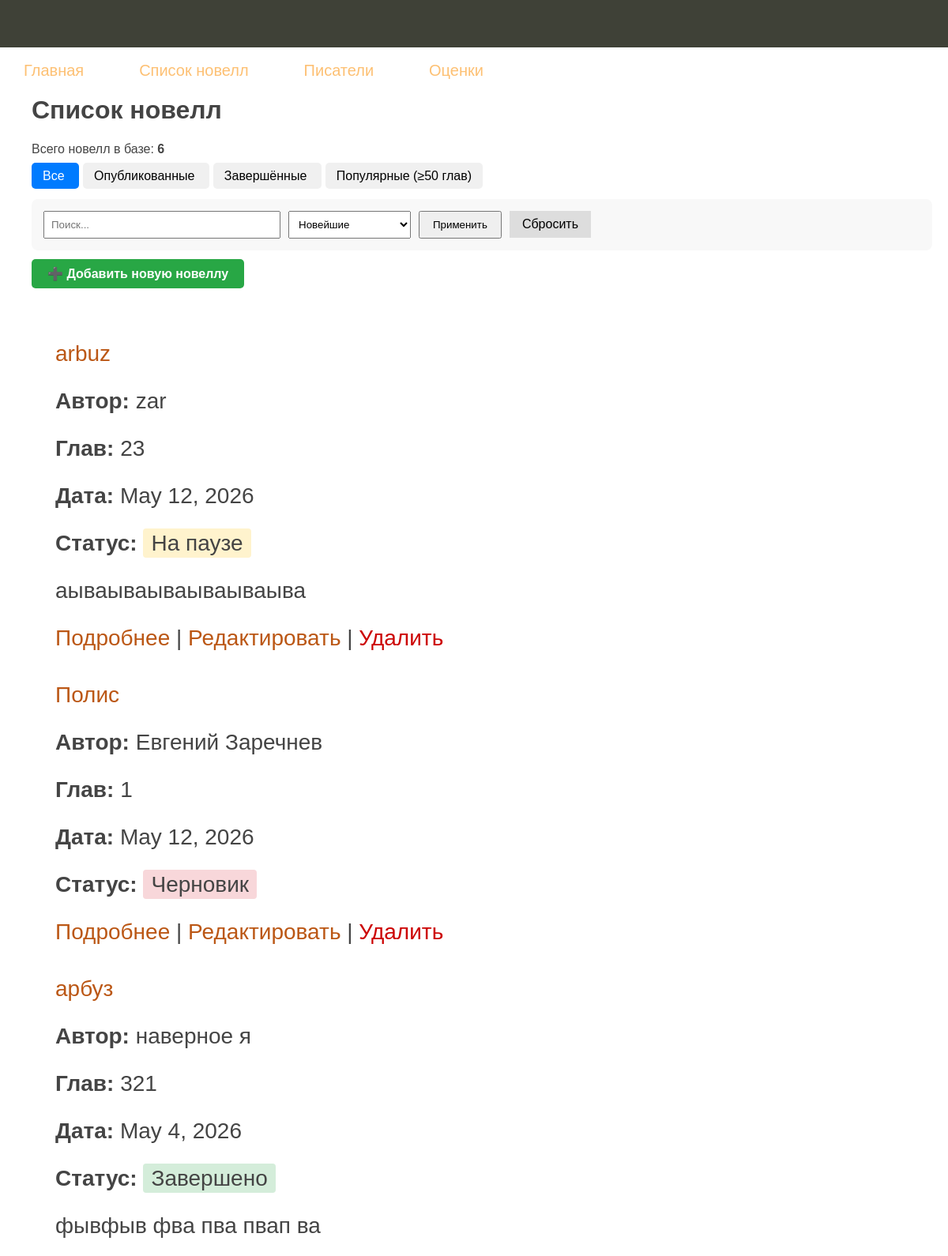
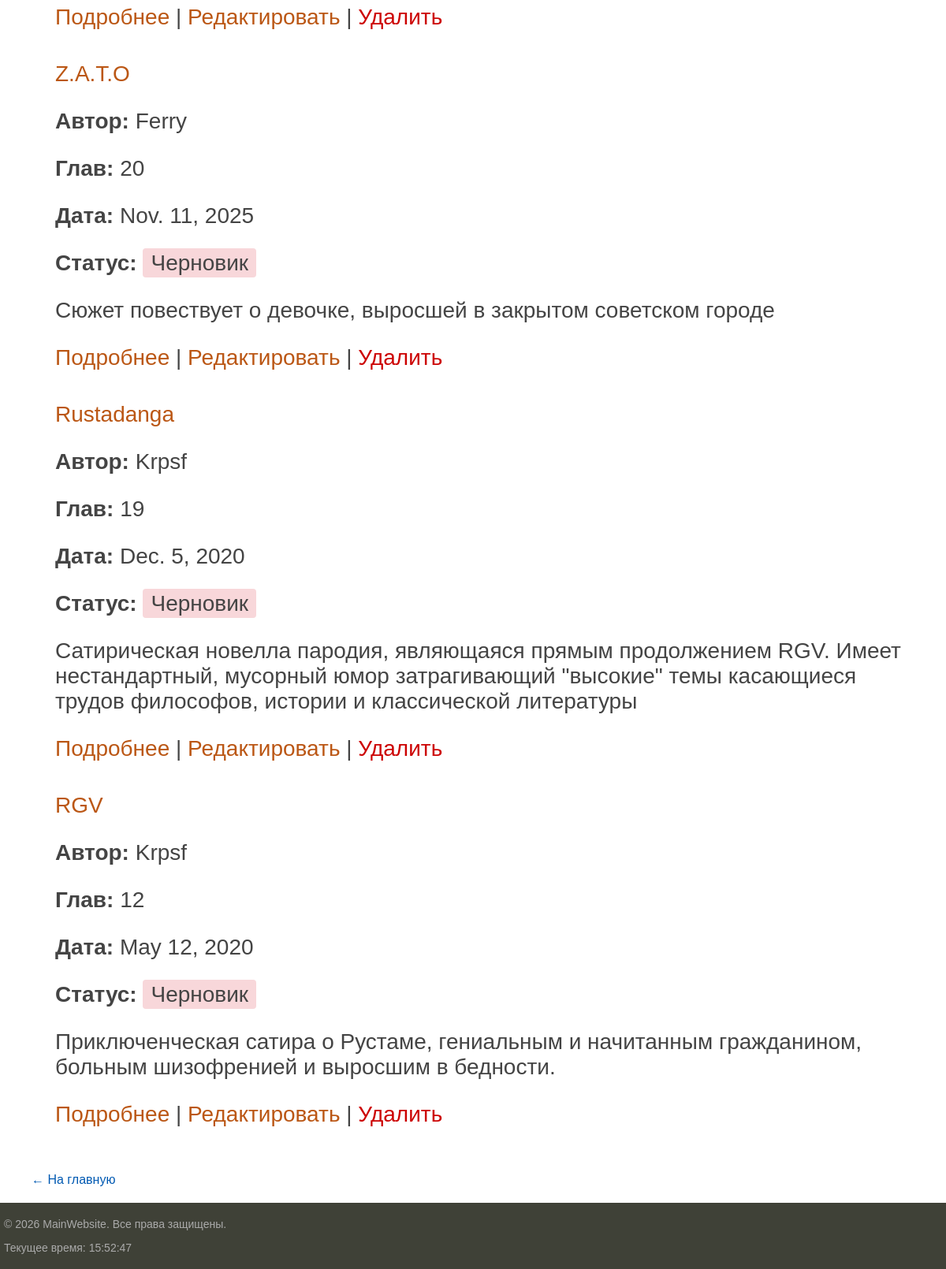
The page /novels/ on the database its author committed (2 pictures, top to bottom).
### novel/models.py (models this page shows, shortened)
class Novel(models.Model):
    title = models.CharField(
        max_length=200,
        verbose_name="Название новеллы"
    )
    author = models.CharField(
        max_length=100,
        verbose_name="Автор"
    )
    published_date = models.DateField(
        default=timezone.now,
        verbose_name="Дата публикации"
    )
    chapters_count = models.PositiveIntegerField(
        default=1,
        verbose_name="Количество глав"
    )
    description = models.TextField(
        blank=True,
        null=True,
        verbose_name="Описание"
    )
    slug = models.SlugField(
        max_length=250,
        unique=True,
        blank=True,
        null=True,
        verbose_name="Slug (URL)"
    )
    status = models.CharField(
        max_length=20,
        choices=NovelStatus.choices,
        default=NovelStatus.DRAFT,
        verbose_name="Статус"
    )
    created_at = models.DateTimeField(auto_now_add=True)
    updated_at = models.DateTimeField(auto_now=True)
    objects = NovelManager()  # теперь Novel.objects — это наш менеджер
    all_objects = models.Manager()  # оригинальный менеджер (если понадобится)
    class Meta:
        verbose_name = "Новелла"
        verbose_name_plural = "Новеллы"
        ordering = ['-published_date', 'title']
    def get_status_display(self):
        return dict(NovelStatus.choices).get(self.status, self.status)

### novel/views.py (the view)
# urls.py: path('novels/', views.novel_list, name='novel_list'),
def novel_list(request):
    query = request.GET.get('q', '')
    sort_by = request.GET.get('sort', '-published_date')
    filter_type = request.GET.get('filter', 'all')  # новый параметр
    if filter_type == 'published':
        novels = Novel.objects.published()
    elif filter_type == 'completed':
        novels = Novel.objects.completed()
    elif filter_type == 'popular':
        novels = Novel.objects.popular()
    else:
        novels = Novel.objects.all()
    if query:
        novels = novels.search(query)  # используем метод search из менеджера
    valid_sorts = ['published_date', 'title', 'author', 'chapters_count', 'status',
                   '-published_date', '-title', '-author', '-chapters_count', '-status']
    if sort_by in valid_sorts:
        novels = novels.order_by(sort_by)
    else:
        novels = novels.order_by('-published_date')
    context = {
        'novels': novels,
        'total_novels': novels.count(),
        'title': 'Список новелл',
        'query': query,
        'sort_by': sort_by,
        'filter_type': filter_type,
    }
    return render(request, 'novel_list.html', context)

### novel/templatetags/novel_tags.py (called while the page is built)
@register.simple_tag
def current_time(format_string='%H:%M:%S'):
    return datetime.now().strftime(format_string)

### novel/templates/novel_list.html (shortened to what this page needs)
{% extends 'base.html' %}
{% block content %}
<div class="content">
    <h1 class="topic-text">{{ title }}</h1>
    <p>Всего новелл в базе: <strong>{{ total_novels }}</strong></p>
    <div style="margin: 15px 0;">
        <a href="{% url 'novel_list' %}?filter=all"
           style="padding: 8px 14px; margin-right: 5px; text-decoration: none; background: {% if filter_type == 'all' %}#007bff{% else %}#f0f0f0{% endif %}; color: {% if filter_type == 'all' %}white{% else %}black{% endif %}; border-radius: 5px;">
            Все
        </a>
        <a href="{% url 'novel_list' %}?filter=published"
           style="padding: 8px 14px; margin-right: 5px; text-decoration: none; background: {% if filter_type == 'published' %}#007bff{% else %}#f0f0f0{% endif %}; color: {% if filter_type == 'published' %}white{% else %}black{% endif %}; border-radius: 5px;">
            Опубликованные
        </a>
        <a href="{% url 'novel_list' %}?filter=completed"
           style="padding: 8px 14px; margin-right: 5px; text-decoration: none; background: {% if filter_type == 'completed' %}#28a745{% else %}#f0f0f0{% endif %}; color: {% if filter_type == 'completed' %}white{% else %}black{% endif %}; border-radius: 5px;">
            Завершённые
        </a>
        <a href="{% url 'novel_list' %}?filter=popular"
           style="padding: 8px 14px; margin-right: 5px; text-decoration: none; background: {% if filter_type == 'popular' %}#ffc107{% else %}#f0f0f0{% endif %}; color: {% if filter_type == 'popular' %}black{% else %}black{% endif %}; border-radius: 5px;">
            Популярные (≥50 глав)
        </a>
    </div>
    <div style="margin: 20px 0; padding: 15px; background: #f8f8f8; border-radius: 8px;">
        <form method="get" style="display: flex; gap: 10px; align-items: center; flex-wrap: wrap;">
            <input type="text" name="q" value="{{ query|default:'' }}" placeholder="Поиск..."
                   style="padding: 8px; width: 280px;">
            <select name="sort" style="padding: 8px;">
                <option value="-published_date" {% if sort_by == '-published_date' %}selected{% endif %}>Новейшие</option>
            </select>
            <button type="submit" style="padding: 8px 16px;">Применить</button>
            <a href="{% url 'novel_list' %}" style="padding: 8px 16px; background: #ddd; text-decoration: none; color: black;">Сбросить</a>
        </form>
    </div>
    <p>
        <a href="{% url 'novel_create' %}" style="background: #28a745; color: white; padding: 10px 20px; text-decoration: none; border-radius: 5px; font-weight: bold;">
            ➕ Добавить новую новеллу
        </a>
    </p>
    {% if novels %}
        <ul class="content-table">
            {% for novel in novels %}
                <li>
                    <a href="{% url 'novel_detail' slug=novel.slug %}">
                        {{ novel.title }}
                    </a>
                    <p><strong>Автор:</strong> {{ novel.author }}</p>
                    <p><strong>Глав:</strong> {{ novel.chapters_count }}</p>
                    <p><strong>Дата:</strong> {{ novel.published_date }}</p>
                    <p><strong>Статус:</strong>
                        <span style="padding: 3px 10px; border-radius: 4px; background:
                            {% if novel.status == 'completed' %}#d4edda{% elif novel.status == 'published' %}#cce5ff{% elif novel.status == 'on_hold' %}#fff3cd{% else %}#f8d7da{% endif %};">
                            {{ novel.get_status_display }}
                        </span>
                    </p>
                    {% if novel.description %}
                        <p>{{ novel.description|truncatewords:25 }}</p>
                    {% endif %}
                    <div style="margin-top: 10px;">
                        <a href="{% url 'novel_detail' slug=novel.slug %}">Подробнее</a> |
                        <a href="{% url 'novel_update' slug=novel.slug %}">Редактировать</a> |
                        <a href="{% url 'novel_delete' slug=novel.slug %}" style="color:#CC0000;">Удалить</a>
                    </div>
                </li>
            {% endfor %}
        </ul>
    {% else %}
        <p class="content-text">Новелл не найдено.</p>
    {% endif %}
    <br>
    <a href="{% url 'home' %}" class="control">← На главную</a>
</div>
{% endblock %}

### novel/templates/base.html (shortened to what this page needs)
<!DOCTYPE html>
<html lang="ru">
<head>
    {% load static %}
    <link rel="stylesheet" href="{% static 'css/styles.css' %}">
</head>
<body>
    <header class="header">
        <div class="logo"></div>
        <nav>
            <ul class="mainmenu">
                <li><a href="{% url 'home' %}">Главная</a></li>
                <li><a href="{% url 'novel_list' %}">Список новелл</a></li>
                <li><a href="{% url 'author_list' %}">Писатели</a></li>
                <li><a href="{% url 'ratings' %}">Оценки</a></li>
            </ul>
        </nav>
    </header>
    <main>
        {% block content %}{% endblock %}
    </main>
    <footer id="footer">
        <p>&copy; 2026 MainWebsite. Все права защищены.</p>
        {% load novel_tags %}
        <p>Текущее время: {% current_time %}</p>
    </footer>
</body>
</html>

### novel/static/css/styles.css (style rules this page uses)
html, body { font-family: 'Arial'; margin: 0; padding: 0; height: 100%; width: 100%; color: #444; }
a { color: #0059b2; text-decoration: none; }
.header { background: #3F4137; height: 60px; }
.logo { background: url('../images/logo.png') no-repeat 10px 5px; width: 70px; height: 60px; }
ul.mainmenu { list-style: none; margin: 0; padding: 0; height: 60px; color: #fdc073; font-size: 20px; overflow: hidden; }
ul.mainmenu li { float: left; margin: 18px 40px 0 30px; }
ul.mainmenu li a { color: #fdc073; text-decoration: none; }
.content { padding: 40px 20px 20px 40px; width: 100%; box-sizing: border-box; }
ul.content-table { margin: 0; padding: 60px 0 0 30px; list-style: none; font-family: Sans-serif, Arial, Tahoma; font-size: 28px; }
ul.content-table li { margin: 0 0 40px 0; }
ul.content-table li a { color: #BB5715; text-decoration: none; }
#footer { box-sizing: border-box; background: #3F4137; padding: 5px; color: #aaa; font-size: 14px; font-family: Verdana, Geneva, Arial, Helvetica; text-align: left; overflow: hidden; }

### rows shown on the page
Novel: title "arbuz", author "zar", chapters_count "23", published_date "May 12, 2026", status "На паузе", description "аываываываываываыва"
Novel: title "Полис", author "Евгений Заречнев", chapters_count "1", published_date "May 12, 2026", status "Черновик"
Novel: title "арбуз", author "наверное я", chapters_count "321", published_date "May 4, 2026", status "Завершено", description "фывфыв фва пва пвап ва"
Novel: title "Z.A.T.O", author "Ferry", chapters_count "20", published_date "Nov. 11, 2025", status "Черновик", description "Сюжет повествует о девочке, выросшей в закрытом советском городе"
Novel: title "Rustadanga", author "Krpsf", chapters_count "19", published_date "Dec. 5, 2020", status "Черновик", description "Сатирическая новелла пародия, являющаяся прямым продолжением RGV. Имеет нестандартный, мусорный юмор затрагивающий \"высокие\" темы касающиеся трудов философов, истории и классической литературы"
Novel: title "RGV", author "Krpsf", chapters_count "12", published_date "May 12, 2020", status "Черновик", description "Приключенческая сатира о Рустаме, гениальным и начитанным гражданином, больным шизофренией и выросшим в бедности."

### other values the page prints
{{ title }} "Список новелл"
{{ total_novels }} "6"
